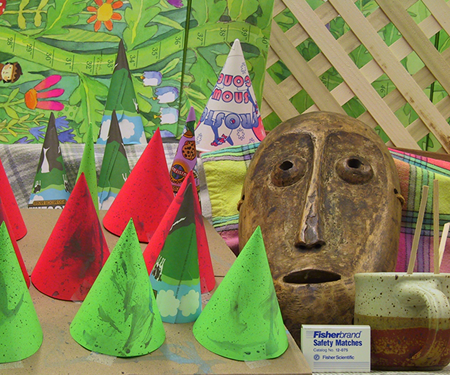
#> input picture images/stereo/im2.png, 450 x 375 px
$ python stereo.py
#> lines starting #> are read from the running program, lines starting #| are printed output that depends on the picture
import numpy as np
import matplotlib.pyplot as plt
from PIL import Image
from scipy.ndimage import filters

def plane_sweep_ncc(im_l,im_r,start,steps,wid):
	""" Find disparity image using normalized cross-correlation. """

	m,n = im_l.shape[:2]

	# Arrays to hold different sums
	mean_l = np.zeros((m,n))
	mean_r = np.zeros((m,n))
	s = np.zeros((m,n))
	s_l = np.zeros((m,n))
	s_r = np.zeros((m,n))

	# Arrays to contain depth planes
	dmaps = np.zeros((m,n,steps))

	# Compute mean of patch
	filters.uniform_filter(im_l,wid,mean_l)
	filters.uniform_filter(im_r,wid,mean_r)

	# Normalized images
	norm_l = im_l - mean_l
	norm_r = im_r - mean_r

	# Try different disparities
	for displ in range(steps):
		# Move left image to right, compute sums
		filters.uniform_filter(np.roll(norm_l,-displ-start)*norm_r,wid,s) # sum nominator
		filters.uniform_filter(np.roll(norm_l,-displ-start)*np.roll(norm_l,-displ-start),wid,s_l)
		filters.uniform_filter(norm_r*norm_r,wid,s_r) # sum denominator

		# Store ncc scores
		dmaps[:,:,displ] = s/np.sqrt(s_l*s_r)

	# Return best depth at each pixel
	return np.argmax(dmaps,axis=2)

def plane_sweep_gaussian(im_l,im_r,start,steps,wid):
	""" Find disparity image using normalized cross-correlation with Gaussian weighted neighborhood. """

	m,n = im_l.shape[:2]

	# Arrays to hold different sums
	mean_l = np.zeros((m,n))
	mean_r = np.zeros((m,n))
	s = np.zeros((m,n))
	s_l = np.zeros((m,n))
	s_r = np.zeros((m,n))

	# Arrays to contain depth planes
	dmaps = np.zeros((m,n,steps))

	# Compute mean of patch
	filters.gaussian_filter(im_l,wid,0,mean_l)
	filters.gaussian_filter(im_r,wid,0,mean_r)

	# Normalized images
	norm_l = im_l - mean_l
	norm_r = im_r - mean_r

	# Try different disparities
	for displ in range(steps):
		# Move left image to right, compute sums
		filters.gaussian_filter(np.roll(norm_l,-displ-start)*norm_r,wid,0,s) # sum nominator
		filters.gaussian_filter(np.roll(norm_l,-displ-start)*np.roll(norm_l,-displ-start),wid,0,s_l)
		filters.gaussian_filter(norm_r*norm_r,wid,0,s_r) # sum denominator

		# Store ncc scores
		dmaps[:,:,displ] = s/np.sqrt(s_l*s_r)

	# Return best depth at each pixel
	return np.argmax(dmaps,axis=2)

def show_plot(im_l,im_r,start,steps,wid):

	plt.subplot(2,2,1)
	plt.gray()
	plt.imshow(im_l)

	plt.subplot(2,2,2)
	plt.gray()
	plt.imshow(im_r)

	plt.subplot(2,2,3)
	plt.imshow(plane_sweep_ncc(im_l,im_r,start,steps,wid))
	print('Done')

	plt.subplot(2,2,4)
	plt.imshow(plane_sweep_gaussian(im_l,im_r,start,steps,wid))
	print('Done')

	plt.show()

if __name__ == '__main__':
	im_l = np.array(Image.open('../../images/stereo/im2.png').convert('L'))
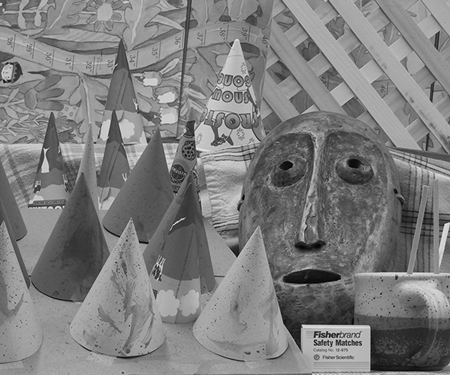
#> im_l: shape (375, 450); min 0, max 235, mean 125.5
	im_r = np.array(Image.open('../../images/stereo/im6.png').convert('L'))
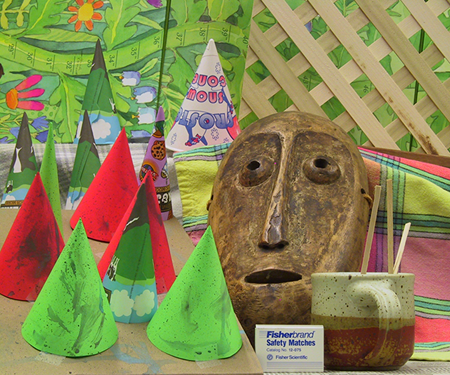
#> input picture images/stereo/im6.png, 450 x 375 px
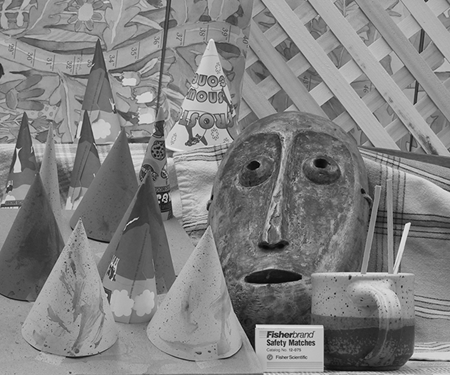
#> im_r: shape (375, 450); min 0, max 244, mean 128.9

	steps = 100
	start = 4
	wid = 9

	show_plot(im_l,im_r,start,steps,wid)
#> in plane_sweep_ncc, `return np.argmax(dmaps,axis=2)`:
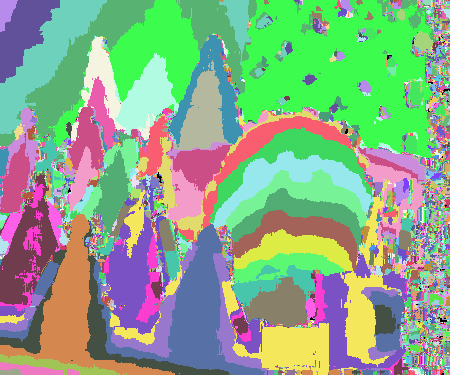
#> returned value: shape (375, 450) int64; 100 distinct labels, from 0 to 99; one colour per label, 0 black
#> in plane_sweep_gaussian, `mean_l = np.zeros((m,n))`: mean_l: shape (375, 450) float64; every value is 0
#> in plane_sweep_gaussian, `norm_l = im_l - mean_l`:
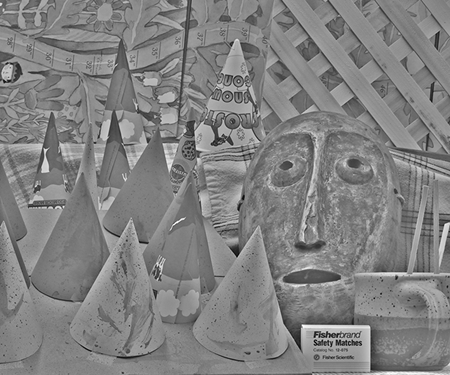
#> norm_l: shape (375, 450) float64; min -129.9, max 125.3, mean 0; drawn with min black and max white
#> in plane_sweep_gaussian, `norm_r = im_r - mean_r`:
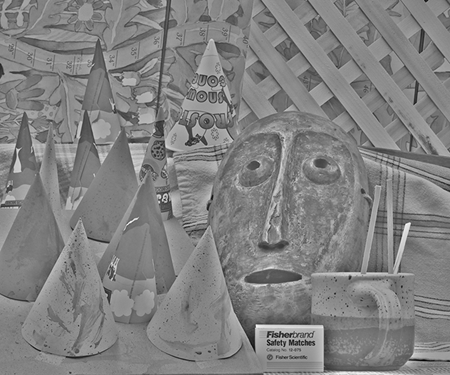
#> norm_r: shape (375, 450) float64; min -144.5, max 140.1, mean 0; drawn with min black and max white
#> in plane_sweep_gaussian, `return np.argmax(dmaps,axis=2)`:
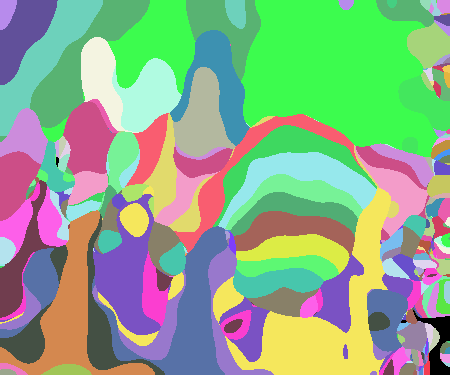
#> returned value: shape (375, 450) int64; 88 distinct labels, from 0 to 99; one colour per label, 0 black
